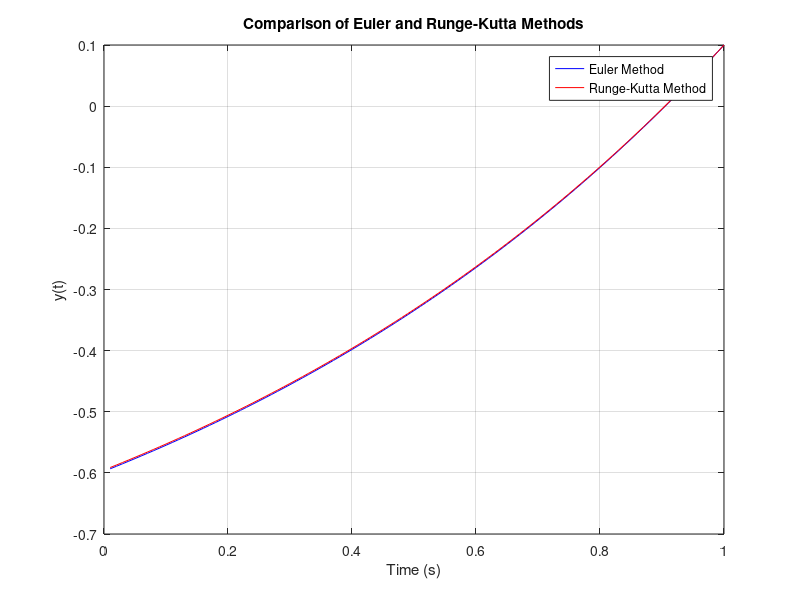
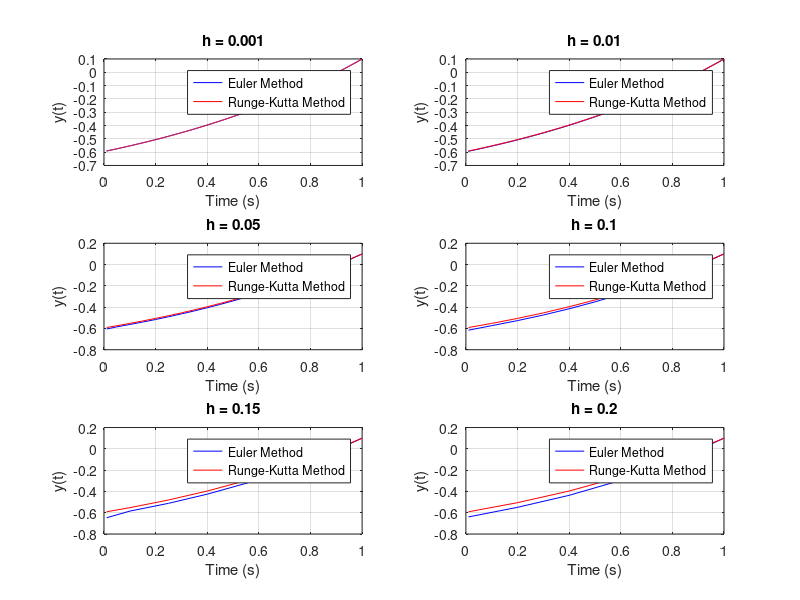

The MATLAB source for these figures, in order: (Note: this script raises an error after producing the figures.)
clc, clearvars;

dydt = @(t, y) (y + 1);

t_start = 0.01;
t_final = 1;
y_final = 0.1;
h = 0.01; 

tspan = t_final : -h : t_start;

% 1(a)

y_euler = zeros(1, length(tspan));
y_euler(1) = y_final;
for i = 1:length(tspan)-1
    y_euler(i+1) = y_euler(i) - h * dydt(i, y_euler(i));
end

[t_runge_kutta, y_runge_kutta] = ode45(dydt, tspan, y_final);

tspan = fliplr(tspan);  
y_euler = fliplr(y_euler);
y_runge_kutta = flipud(y_runge_kutta);

figure;
plot(tspan, y_euler, 'b', 'DisplayName', 'Euler Method');
hold on;
plot(tspan, y_runge_kutta, 'r', 'DisplayName', 'Runge-Kutta Method');
xlabel('Time (s)');
ylabel('y(t)');
title('Comparison of Euler and Runge-Kutta Methods');
legend('Location', 'Best');
grid on;


% 1(b)

h_values = [0.001, 0.01, 0.05, 0.1, 0.15, 0.2]; 

figure;

for i = 1:length(h_values)

    h = h_values(i);

    tspan = t_final : -h : t_start;

    if tspan(end) ~= t_start
        tspan = [tspan, t_start];  
    end
    
    y_euler = zeros(1, length(tspan));
    y_euler(1) = y_final;
    for j = 1:length(tspan)-1
        y_euler(j+1) = y_euler(j) - h * dydt(j, y_euler(j));
    end

    [t_runge_kutta, y_runge_kutta] = ode45(dydt, tspan, y_final);
    
    tspan = fliplr(tspan);
    y_euler = fliplr(y_euler);
    y_runge_kutta = flipud(y_runge_kutta);
    
    subplot(3, 2, i);
    plot(tspan, y_euler, 'b', 'DisplayName', 'Euler Method');
    hold on;
    plot(tspan, y_runge_kutta, 'r', 'DisplayName', 'Runge-Kutta Method');
    xlabel('Time (s)');
    ylabel('y(t)');
    title(['h = ', num2str(h)]);
    legend('Location', 'Best');
    grid on;

end

% 2(a)

tspan=0:0.01:100;
h = 0.01;

x_euler=zeros(13,length(tspan));
x_euler(1,1) = 0.5;
x_euler(2,1) = 3.0E-4;
x_euler(3,1) = 1.0E-4;
x_euler(4,1) = 3.4;
x_euler(5,1) = 0.06;
x_euler(6,1) = 0.96;
x_euler(7,1) = 0.03;
x_euler(8,1) = 2.464;
x_euler(9,1) = 0.04;
x_euler(10,1) = 0.08528;
x_euler(11,1) = 0.408;
x_euler(12,1) = 0.114;
x_euler(13,1) = 0.1;

for i = 1:length(tspan)-1
    x_euler(:,i+1) = x_euler(:,i) + h * tca_xdot(i,x_euler(:,i));
end

figure;
plot(tspan,x_euler);
xlabel('Time (min)');
ylabel('Concentration (mM)');
title('TCA Model using Euler with time step = 0.01');
legend('aca','oaa','coa','cit','icit','akg','ssa','suc','sca','fa','mal','gly','biosyn','Location', 'Best');
grid on;


tspan=0:0.001:100;
h = 0.001;

x_euler=zeros(13,length(tspan));
x_euler(1,1) = 0.5;
x_euler(2,1) = 3.0E-4;
x_euler(3,1) = 1.0E-4;
x_euler(4,1) = 3.4;
x_euler(5,1) = 0.06;
x_euler(6,1) = 0.96;
x_euler(7,1) = 0.03;
x_euler(8,1) = 2.464;
x_euler(9,1) = 0.04;
x_euler(10,1) = 0.08528;
x_euler(11,1) = 0.408;
x_euler(12,1) = 0.114;
x_euler(13,1) = 0.1;

for i = 1:length(tspan)-1
    x_euler(:,i+1) = x_euler(:,i) + h * tca_xdot(i,x_euler(:,i));
end

figure;
plot(tspan,x_euler);
xlabel('Time (min)');
ylabel('Concentration (mM)');
title('TCA Model using Euler with time step = 0.001');
legend('aca','oaa','coa','cit','icit','akg','ssa','suc','sca','fa','mal','gly','biosyn','Location', 'Best');
grid on;


figure;
xlabel('Time (min)');
ylabel('Concentration (mM)');
BIOMD0000000219;
title('TCA Model using Biomodels with ode23');
legend('aca','oaa','coa','cit','icit','akg','ssa','suc','sca','fa','mal','gly','biosyn','Location', 'Best');
grid on;
